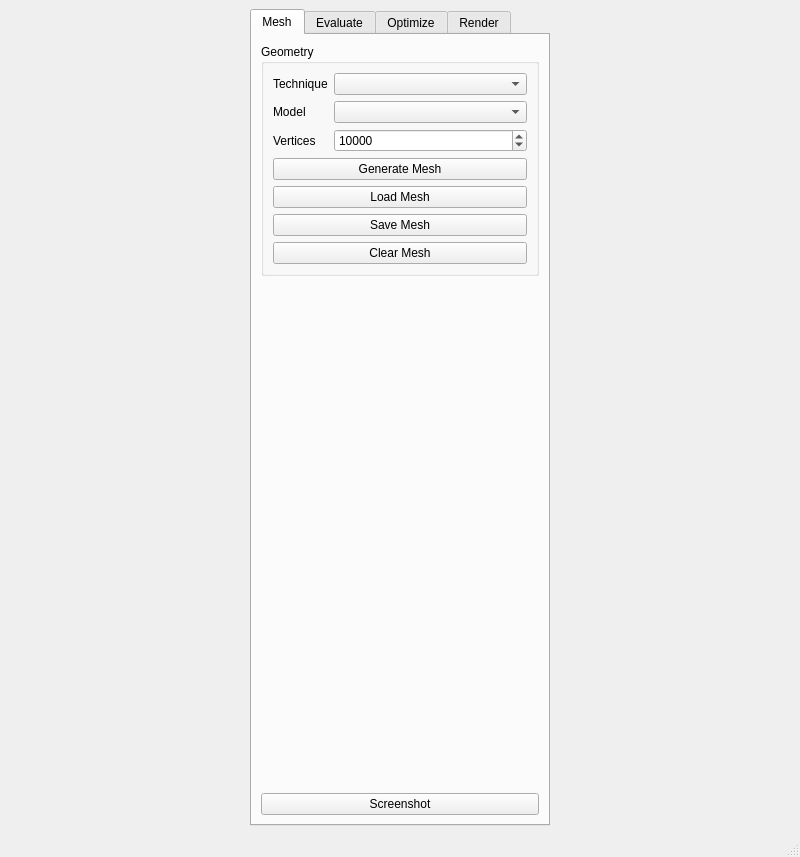
<?xml version="1.0" encoding="UTF-8"?>
<ui version="4.0">
 <class>MainWindow</class>
 <widget class="QMainWindow" name="MainWindow">
  <property name="geometry">
   <rect>
    <x>0</x>
    <y>0</y>
    <width>800</width>
    <height>857</height>
   </rect>
  </property>
  <property name="windowTitle">
   <string>MainWindow</string>
  </property>
  <property name="styleSheet">
   <string notr="true"/>
  </property>
  <widget class="QWidget" name="centralwidget">
   <layout class="QHBoxLayout" name="horizontalLayout">
    <item>
     <widget class="QTabWidget" name="tabWidget">
      <property name="maximumSize">
       <size>
        <width>300</width>
        <height>16777215</height>
       </size>
      </property>
      <property name="currentIndex">
       <number>0</number>
      </property>
      <widget class="QWidget" name="meshTab">
       <attribute name="title">
        <string>Mesh</string>
       </attribute>
       <layout class="QVBoxLayout" name="verticalLayout">
        <item>
         <widget class="QGroupBox" name="geometryGroup">
          <property name="sizePolicy">
           <sizepolicy hsizetype="Preferred" vsizetype="Minimum">
            <horstretch>0</horstretch>
            <verstretch>0</verstretch>
           </sizepolicy>
          </property>
          <property name="title">
           <string>Geometry</string>
          </property>
          <layout class="QFormLayout" name="formLayout">
           <item row="0" column="0">
            <widget class="QLabel" name="geometryTechniqueLabel">
             <property name="text">
              <string>Technique</string>
             </property>
            </widget>
           </item>
           <item row="0" column="1">
            <widget class="QComboBox" name="geometryTechniqueMenu"/>
           </item>
           <item row="1" column="0">
            <widget class="QLabel" name="geometryModelLabel">
             <property name="text">
              <string>Model</string>
             </property>
            </widget>
           </item>
           <item row="1" column="1">
            <widget class="QComboBox" name="geometryModelMenu"/>
           </item>
           <item row="2" column="0">
            <widget class="QLabel" name="meshVertexCountLabel">
             <property name="text">
              <string>Vertices</string>
             </property>
            </widget>
           </item>
           <item row="2" column="1">
            <widget class="QSpinBox" name="meshVertexCountSpin">
             <property name="minimum">
              <number>10</number>
             </property>
             <property name="maximum">
              <number>10000000</number>
             </property>
             <property name="singleStep">
              <number>1000</number>
             </property>
             <property name="value">
              <number>10000</number>
             </property>
            </widget>
           </item>
           <item row="3" column="0" colspan="2">
            <widget class="QPushButton" name="generateMeshButton">
             <property name="text">
              <string>Generate Mesh</string>
             </property>
            </widget>
           </item>
           <item row="4" column="0" colspan="2">
            <widget class="QPushButton" name="loadMeshButton">
             <property name="text">
              <string>Load Mesh</string>
             </property>
            </widget>
           </item>
           <item row="6" column="0" colspan="2">
            <widget class="QPushButton" name="clearMeshButton">
             <property name="text">
              <string>Clear Mesh</string>
             </property>
            </widget>
           </item>
           <item row="5" column="0" colspan="2">
            <widget class="QPushButton" name="saveMeshButton">
             <property name="text">
              <string>Save Mesh</string>
             </property>
            </widget>
           </item>
          </layout>
         </widget>
        </item>
        <item>
         <spacer name="geometrySpacer">
          <property name="orientation">
           <enum>Qt::Vertical</enum>
          </property>
          <property name="sizeHint" stdset="0">
           <size>
            <width>20</width>
            <height>40</height>
           </size>
          </property>
         </spacer>
        </item>
        <item>
         <widget class="QPushButton" name="screenshotButton">
          <property name="text">
           <string>Screenshot</string>
          </property>
         </widget>
        </item>
       </layout>
      </widget>
      <widget class="QWidget" name="evaluateTab">
       <attribute name="title">
        <string>Evaluate</string>
       </attribute>
       <layout class="QVBoxLayout" name="verticalLayout_5">
        <item>
         <widget class="QGroupBox" name="shapeMeasureGroup">
          <property name="enabled">
           <bool>true</bool>
          </property>
          <property name="sizePolicy">
           <sizepolicy hsizetype="Preferred" vsizetype="Minimum">
            <horstretch>0</horstretch>
            <verstretch>0</verstretch>
           </sizepolicy>
          </property>
          <property name="title">
           <string>Shape Measure</string>
          </property>
          <layout class="QFormLayout" name="formLayout_4">
           <item row="0" column="0">
            <widget class="QLabel" name="shapeMeasureTypeLabel">
             <property name="text">
              <string>Type</string>
             </property>
            </widget>
           </item>
           <item row="0" column="1">
            <widget class="QComboBox" name="shapeMeasureTypeMenu"/>
           </item>
           <item row="1" column="0">
            <widget class="QLabel" name="shapeMeasureImplLabel">
             <property name="text">
              <string>Implementation</string>
             </property>
            </widget>
           </item>
           <item row="1" column="1">
            <widget class="QComboBox" name="shapeMeasureImplMenu"/>
           </item>
           <item row="4" column="0" colspan="2">
            <widget class="QPushButton" name="evaluateMesh">
             <property name="text">
              <string>Evaluate Mesh</string>
             </property>
            </widget>
           </item>
           <item row="2" column="0">
            <widget class="QLabel" name="shapeMeasureGlslThreadLabel">
             <property name="text">
              <string>GLSL thread count</string>
             </property>
            </widget>
           </item>
           <item row="2" column="1">
            <widget class="QSpinBox" name="shapeMeasureGlslThreadSpin">
             <property name="minimum">
              <number>1</number>
             </property>
             <property name="maximum">
              <number>1024</number>
             </property>
             <property name="value">
              <number>64</number>
             </property>
            </widget>
           </item>
           <item row="3" column="0">
            <widget class="QLabel" name="shapeMeasureCudaThreadLabel">
             <property name="text">
              <string>CUDA thread count</string>
             </property>
            </widget>
           </item>
           <item row="3" column="1">
            <widget class="QSpinBox" name="shapeMeasureCudaThreadSpin">
             <property name="minimum">
              <number>1</number>
             </property>
             <property name="maximum">
              <number>1024</number>
             </property>
             <property name="value">
              <number>32</number>
             </property>
            </widget>
           </item>
          </layout>
         </widget>
        </item>
        <item>
         <widget class="QGroupBox" name="metricGroup">
          <property name="title">
           <string>Metric</string>
          </property>
          <layout class="QFormLayout" name="formLayout_7">
           <item row="0" column="0">
            <widget class="QLabel" name="scalingLabel">
             <property name="text">
              <string>Scaling: </string>
             </property>
            </widget>
           </item>
           <item row="0" column="1">
            <widget class="QDoubleSpinBox" name="scalingSpin">
             <property name="minimum">
              <double>0.010000000000000</double>
             </property>
             <property name="maximum">
              <double>9999.989999999999782</double>
             </property>
             <property name="value">
              <double>5.000000000000000</double>
             </property>
            </widget>
           </item>
           <item row="2" column="0" colspan="2">
            <widget class="QCheckBox" name="enableAnisotropyCheck">
             <property name="text">
              <string>Enable Anisotropy</string>
             </property>
             <property name="checked">
              <bool>true</bool>
             </property>
            </widget>
           </item>
           <item row="4" column="0" colspan="2">
            <widget class="QGroupBox" name="samplingGroup">
             <property name="title">
              <string>Sampling</string>
             </property>
             <layout class="QFormLayout" name="formLayout_5">
              <item row="2" column="0">
               <widget class="QLabel" name="discretizationTypeLabel">
                <property name="text">
                 <string>Type</string>
                </property>
               </widget>
              </item>
              <item row="2" column="1">
               <widget class="QComboBox" name="discretizationTypeMenu"/>
              </item>
              <item row="3" column="0" colspan="2">
               <widget class="QCheckBox" name="discretizationDisplayCheck">
                <property name="text">
                 <string>Display Discretization</string>
                </property>
               </widget>
              </item>
             </layout>
            </widget>
           </item>
           <item row="1" column="0">
            <widget class="QLabel" name="metricAspectRatioLabel">
             <property name="text">
              <string>Aspect ratio</string>
             </property>
            </widget>
           </item>
           <item row="1" column="1">
            <widget class="QDoubleSpinBox" name="metricAspectRatioSpin">
             <property name="minimum">
              <double>1.000000000000000</double>
             </property>
             <property name="maximum">
              <double>100.000000000000000</double>
             </property>
             <property name="value">
              <double>5.000000000000000</double>
             </property>
            </widget>
           </item>
          </layout>
         </widget>
        </item>
        <item>
         <widget class="QGroupBox" name="evaluateBenchmarkGroup">
          <property name="title">
           <string>Benchmarking</string>
          </property>
          <layout class="QVBoxLayout" name="verticalLayout_6">
           <item>
            <widget class="QLabel" name="evaluateImplCycleCountsLabel">
             <property name="text">
              <string>Implementation Cycle Counts:</string>
             </property>
            </widget>
           </item>
           <item>
            <widget class="QWidget" name="evaluateImplCycleCountsLayout" native="true"/>
           </item>
           <item>
            <widget class="QPushButton" name="evaluateBenchmarkImplButton">
             <property name="text">
              <string>Benchmark Implementations</string>
             </property>
            </widget>
           </item>
          </layout>
         </widget>
        </item>
        <item>
         <spacer name="evaluateSpacer">
          <property name="orientation">
           <enum>Qt::Vertical</enum>
          </property>
          <property name="sizeHint" stdset="0">
           <size>
            <width>20</width>
            <height>40</height>
           </size>
          </property>
         </spacer>
        </item>
       </layout>
      </widget>
      <widget class="QWidget" name="optimizeTab">
       <attribute name="title">
        <string>Optimize</string>
       </attribute>
       <layout class="QVBoxLayout" name="verticalLayout_3">
        <item>
         <widget class="QGroupBox" name="schedulingGroup">
          <property name="title">
           <string>Scheduling</string>
          </property>
          <layout class="QVBoxLayout" name="verticalLayout_10">
           <item>
            <widget class="QRadioButton" name="scheduleAutoPilotRadio">
             <property name="text">
              <string>Auto pilot</string>
             </property>
            </widget>
           </item>
           <item>
            <widget class="QWidget" name="scheduleAutoPiltoWidget" native="true">
             <layout class="QFormLayout" name="formLayout_6">
              <property name="horizontalSpacing">
               <number>0</number>
              </property>
              <property name="verticalSpacing">
               <number>0</number>
              </property>
              <property name="leftMargin">
               <number>0</number>
              </property>
              <property name="topMargin">
               <number>0</number>
              </property>
              <property name="rightMargin">
               <number>0</number>
              </property>
              <property name="bottomMargin">
               <number>0</number>
              </property>
              <item row="0" column="0">
               <widget class="QLabel" name="scheduleMinThresholdLabel">
                <property name="text">
                 <string>Min threshold: </string>
                </property>
               </widget>
              </item>
              <item row="0" column="1">
               <widget class="QDoubleSpinBox" name="scheduleMinThresholdSpin">
                <property name="decimals">
                 <number>5</number>
                </property>
                <property name="minimum">
                 <double>-1.000000000000000</double>
                </property>
                <property name="maximum">
                 <double>1.000000000000000</double>
                </property>
                <property name="value">
                 <double>0.001000000000000</double>
                </property>
               </widget>
              </item>
              <item row="1" column="0">
               <widget class="QLabel" name="scheduleMeanThresholdLabel">
                <property name="text">
                 <string>Mean threshold: </string>
                </property>
               </widget>
              </item>
              <item row="1" column="1">
               <widget class="QDoubleSpinBox" name="scheduleMeanThresholdSpin">
                <property name="decimals">
                 <number>5</number>
                </property>
                <property name="minimum">
                 <double>-1.000000000000000</double>
                </property>
                <property name="maximum">
                 <double>1.000000000000000</double>
                </property>
               </widget>
              </item>
             </layout>
            </widget>
           </item>
           <item>
            <widget class="QRadioButton" name="scheduleFixedIterationsRadio">
             <property name="text">
              <string>Fixed pass counts</string>
             </property>
             <property name="checked">
              <bool>true</bool>
             </property>
            </widget>
           </item>
           <item>
            <widget class="QWidget" name="scheduleFixedIterationsWidget" native="true">
             <layout class="QFormLayout" name="formLayout_9">
              <property name="horizontalSpacing">
               <number>0</number>
              </property>
              <property name="verticalSpacing">
               <number>0</number>
              </property>
              <property name="leftMargin">
               <number>0</number>
              </property>
              <property name="topMargin">
               <number>0</number>
              </property>
              <property name="rightMargin">
               <number>0</number>
              </property>
              <property name="bottomMargin">
               <number>0</number>
              </property>
              <item row="0" column="0">
               <widget class="QLabel" name="scheduleGlobalPassCountLabel">
                <property name="text">
                 <string>Global pass count:</string>
                </property>
               </widget>
              </item>
              <item row="0" column="1">
               <widget class="QSpinBox" name="scheduleGlobalPassCountSpin">
                <property name="minimum">
                 <number>1</number>
                </property>
                <property name="value">
                 <number>5</number>
                </property>
               </widget>
              </item>
             </layout>
            </widget>
           </item>
          </layout>
         </widget>
        </item>
        <item>
         <widget class="QGroupBox" name="topologyGroup">
          <property name="title">
           <string>Topology Modifications</string>
          </property>
          <layout class="QFormLayout" name="formLayout_8">
           <item row="1" column="0">
            <widget class="QLabel" name="topoPassCountLabel">
             <property name="text">
              <string>Pass count:</string>
             </property>
            </widget>
           </item>
           <item row="1" column="1">
            <widget class="QSpinBox" name="topoPassCountSpin">
             <property name="minimum">
              <number>1</number>
             </property>
             <property name="value">
              <number>5</number>
             </property>
            </widget>
           </item>
           <item row="2" column="0" colspan="2">
            <widget class="QPushButton" name="restructureMeshButton">
             <property name="text">
              <string>Restructure Mesh</string>
             </property>
            </widget>
           </item>
           <item row="0" column="0" colspan="2">
            <widget class="QCheckBox" name="topoEnabledCheck">
             <property name="text">
              <string>Enabled</string>
             </property>
             <property name="checked">
              <bool>false</bool>
             </property>
            </widget>
           </item>
          </layout>
         </widget>
        </item>
        <item>
         <widget class="QGroupBox" name="smoothingGroup">
          <property name="sizePolicy">
           <sizepolicy hsizetype="Preferred" vsizetype="Minimum">
            <horstretch>0</horstretch>
            <verstretch>0</verstretch>
           </sizepolicy>
          </property>
          <property name="title">
           <string>Node Relocation</string>
          </property>
          <layout class="QFormLayout" name="formLayout_2">
           <item row="0" column="0">
            <widget class="QLabel" name="smoothingTechniqueLabel">
             <property name="text">
              <string>Technique</string>
             </property>
            </widget>
           </item>
           <item row="0" column="1">
            <widget class="QComboBox" name="smoothingTechniqueMenu"/>
           </item>
           <item row="1" column="0">
            <widget class="QLabel" name="smoothingImplementationLabel">
             <property name="text">
              <string>Implementation</string>
             </property>
            </widget>
           </item>
           <item row="1" column="1">
            <widget class="QComboBox" name="smoothingImplementationMenu"/>
           </item>
           <item row="5" column="0" colspan="2">
            <widget class="QPushButton" name="smoothMeshButton">
             <property name="text">
              <string>Smooth Mesh</string>
             </property>
            </widget>
           </item>
           <item row="4" column="0">
            <widget class="QLabel" name="scheduleRelocPassCountLabel">
             <property name="text">
              <string>Pass count</string>
             </property>
            </widget>
           </item>
           <item row="4" column="1">
            <widget class="QSpinBox" name="scheduleRelocPassCountSpin">
             <property name="minimum">
              <number>1</number>
             </property>
             <property name="maximum">
              <number>500</number>
             </property>
             <property name="value">
              <number>10</number>
             </property>
            </widget>
           </item>
           <item row="2" column="0">
            <widget class="QLabel" name="relocGlslThreadCountLabel">
             <property name="text">
              <string>GLSL threads</string>
             </property>
            </widget>
           </item>
           <item row="3" column="0">
            <widget class="QLabel" name="relocCudaThreadCountLabel">
             <property name="text">
              <string>CUDA threads</string>
             </property>
            </widget>
           </item>
           <item row="2" column="1">
            <widget class="QSpinBox" name="relocGlslThreadCountSpin">
             <property name="minimum">
              <number>1</number>
             </property>
             <property name="maximum">
              <number>1024</number>
             </property>
             <property name="value">
              <number>32</number>
             </property>
            </widget>
           </item>
           <item row="3" column="1">
            <widget class="QSpinBox" name="relocCudaThreadCountSpin">
             <property name="minimum">
              <number>1</number>
             </property>
             <property name="maximum">
              <number>1024</number>
             </property>
             <property name="value">
              <number>32</number>
             </property>
            </widget>
           </item>
          </layout>
         </widget>
        </item>
        <item>
         <widget class="QGroupBox" name="smoothBenchmarkGroup">
          <property name="title">
           <string>Benchmarking</string>
          </property>
          <layout class="QVBoxLayout" name="verticalLayout_4">
           <item>
            <widget class="QPushButton" name="smoothBenchmarkImplButton">
             <property name="text">
              <string>Benchmark Implementations</string>
             </property>
            </widget>
           </item>
           <item>
            <widget class="QPushButton" name="runMastersTestsButton">
             <property name="text">
              <string>Run Master's tests</string>
             </property>
            </widget>
           </item>
          </layout>
         </widget>
        </item>
        <item>
         <spacer name="optimisationSpacer">
          <property name="orientation">
           <enum>Qt::Vertical</enum>
          </property>
          <property name="sizeHint" stdset="0">
           <size>
            <width>20</width>
            <height>208</height>
           </size>
          </property>
         </spacer>
        </item>
       </layout>
      </widget>
      <widget class="QWidget" name="renderTab">
       <attribute name="title">
        <string>Render</string>
       </attribute>
       <layout class="QVBoxLayout" name="verticalLayout_2">
        <item>
         <widget class="QGroupBox" name="renderingGroup">
          <property name="title">
           <string>Rendering</string>
          </property>
          <layout class="QFormLayout" name="formLayout_3">
           <item row="0" column="0">
            <widget class="QLabel" name="renderingTypeLabel">
             <property name="text">
              <string>Type</string>
             </property>
            </widget>
           </item>
           <item row="0" column="1">
            <widget class="QComboBox" name="renderingTypeMenu"/>
           </item>
           <item row="1" column="0">
            <widget class="QLabel" name="shadingLabel">
             <property name="text">
              <string>Shading</string>
             </property>
            </widget>
           </item>
           <item row="1" column="1">
            <widget class="QComboBox" name="shadingMenu"/>
           </item>
          </layout>
         </widget>
        </item>
        <item>
         <widget class="QGroupBox" name="cameraGroup">
          <property name="title">
           <string>Camera</string>
          </property>
         </widget>
        </item>
        <item>
         <widget class="QGroupBox" name="cutGroup">
          <property name="title">
           <string>Cut</string>
          </property>
         </widget>
        </item>
        <item>
         <widget class="QGroupBox" name="elementVisibilityGroup">
          <property name="title">
           <string>Element Visibility</string>
          </property>
          <layout class="QVBoxLayout" name="verticalLayout_7">
           <item>
            <widget class="QCheckBox" name="tetrahedraVisibility">
             <property name="text">
              <string>Tetrahedra</string>
             </property>
             <property name="checked">
              <bool>true</bool>
             </property>
            </widget>
           </item>
           <item>
            <widget class="QCheckBox" name="prismsVisibility">
             <property name="text">
              <string>Prisms</string>
             </property>
             <property name="checked">
              <bool>true</bool>
             </property>
            </widget>
           </item>
           <item>
            <widget class="QCheckBox" name="hexahedraVisibility">
             <property name="text">
              <string>Hexahedra</string>
             </property>
             <property name="checked">
              <bool>true</bool>
             </property>
            </widget>
           </item>
          </layout>
         </widget>
        </item>
        <item>
         <widget class="QGroupBox" name="qualityCullingGroup">
          <property name="title">
           <string>Quality Culling</string>
          </property>
          <layout class="QVBoxLayout" name="verticalLayout_8">
           <item>
            <widget class="QCheckBox" name="qualityCullingCheck">
             <property name="text">
              <string>Enable Quality Culling</string>
             </property>
            </widget>
           </item>
           <item>
            <widget class="QWidget" name="qualityCullingWidget" native="true">
             <property name="enabled">
              <bool>false</bool>
             </property>
             <layout class="QGridLayout" name="gridLayout_2">
              <property name="leftMargin">
               <number>0</number>
              </property>
              <property name="topMargin">
               <number>0</number>
              </property>
              <property name="rightMargin">
               <number>0</number>
              </property>
              <property name="bottomMargin">
               <number>0</number>
              </property>
              <property name="spacing">
               <number>0</number>
              </property>
              <item row="0" column="1">
               <widget class="QSlider" name="minQualityCullingSlider">
                <property name="maximum">
                 <number>100</number>
                </property>
                <property name="value">
                 <number>50</number>
                </property>
                <property name="orientation">
                 <enum>Qt::Horizontal</enum>
                </property>
                <property name="tickPosition">
                 <enum>QSlider::TicksBelow</enum>
                </property>
                <property name="tickInterval">
                 <number>50</number>
                </property>
               </widget>
              </item>
              <item row="0" column="2">
               <widget class="QDoubleSpinBox" name="minQualityCullingSpin">
                <property name="decimals">
                 <number>3</number>
                </property>
                <property name="minimum">
                 <double>-1.000000000000000</double>
                </property>
                <property name="maximum">
                 <double>1.000000000000000</double>
                </property>
                <property name="singleStep">
                 <double>0.010000000000000</double>
                </property>
               </widget>
              </item>
              <item row="0" column="0" rowspan="2">
               <widget class="QLabel" name="minQualityCullingLabel">
                <property name="text">
                 <string>Min</string>
                </property>
               </widget>
              </item>
              <item row="2" column="0">
               <widget class="QLabel" name="maxQualityCullingLabel">
                <property name="text">
                 <string>Max</string>
                </property>
               </widget>
              </item>
              <item row="2" column="1">
               <widget class="QSlider" name="maxQualityCullingSlider">
                <property name="maximum">
                 <number>100</number>
                </property>
                <property name="value">
                 <number>100</number>
                </property>
                <property name="orientation">
                 <enum>Qt::Horizontal</enum>
                </property>
                <property name="tickPosition">
                 <enum>QSlider::TicksBelow</enum>
                </property>
                <property name="tickInterval">
                 <number>50</number>
                </property>
               </widget>
              </item>
              <item row="2" column="2">
               <widget class="QDoubleSpinBox" name="maxQualityCullingSpin">
                <property name="decimals">
                 <number>3</number>
                </property>
                <property name="minimum">
                 <double>-1.000000000000000</double>
                </property>
                <property name="maximum">
                 <double>1.000000000000000</double>
                </property>
                <property name="singleStep">
                 <double>0.010000000000000</double>
                </property>
                <property name="value">
                 <double>1.000000000000000</double>
                </property>
               </widget>
              </item>
             </layout>
            </widget>
           </item>
          </layout>
         </widget>
        </item>
        <item>
         <spacer name="renderingSpacer">
          <property name="orientation">
           <enum>Qt::Vertical</enum>
          </property>
          <property name="sizeHint" stdset="0">
           <size>
            <width>20</width>
            <height>318</height>
           </size>
          </property>
         </spacer>
        </item>
       </layout>
      </widget>
     </widget>
    </item>
   </layout>
  </widget>
  <widget class="QMenuBar" name="menubar">
   <property name="geometry">
    <rect>
     <x>0</x>
     <y>0</y>
     <width>800</width>
     <height>19</height>
    </rect>
   </property>
  </widget>
  <widget class="QStatusBar" name="statusbar"/>
 </widget>
 <resources/>
 <connections/>
</ui>
